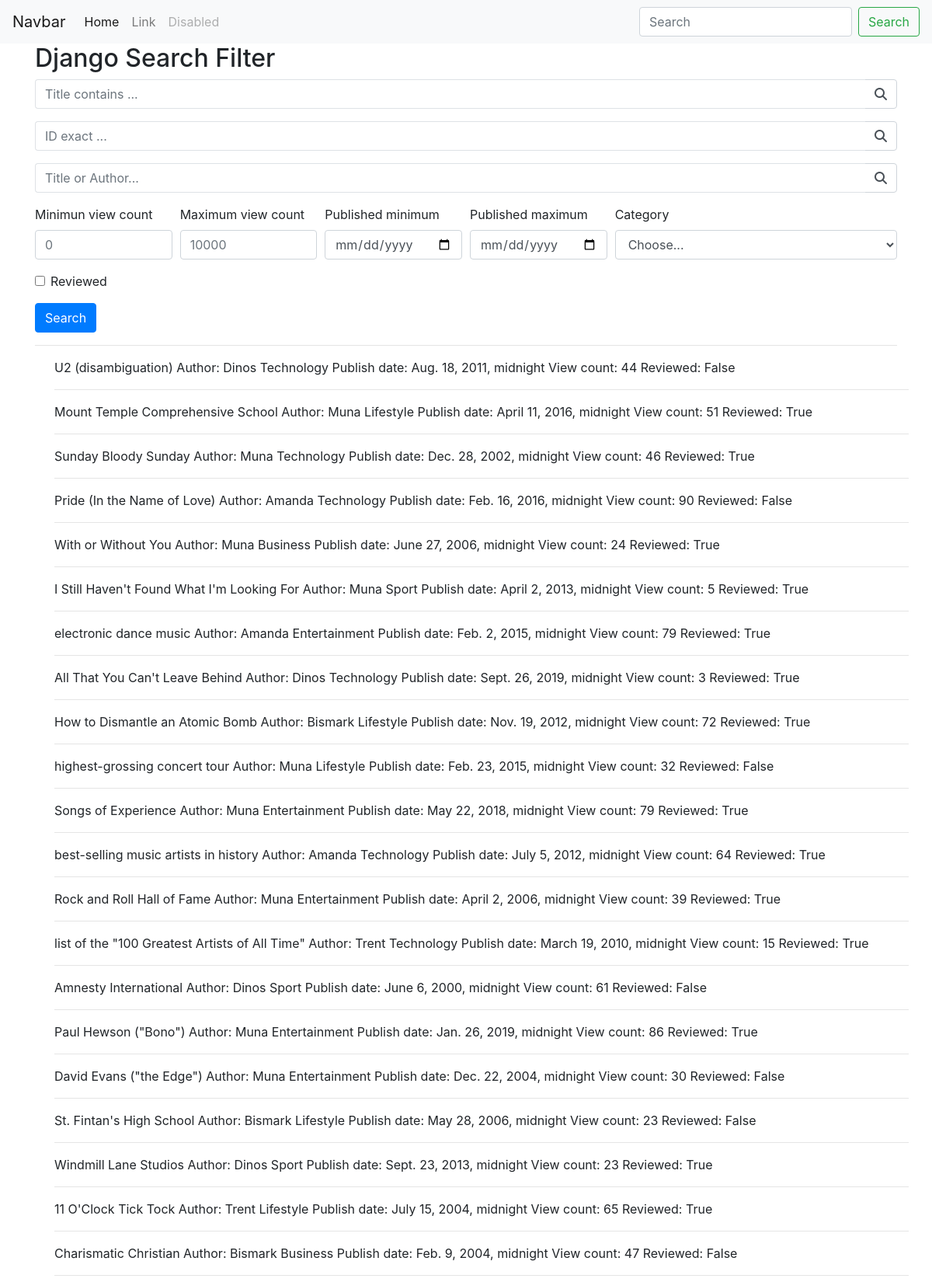
The page / (upper part) on the database its author committed.
### core/models.py (models this page shows, shortened)
class Journal(models.Model):
    title = models.CharField(max_length=120)
    author = models.ForeignKey(Author, on_delete=models.CASCADE)
    categories = models.ManyToManyField(Category)
    publish_date = models.DateTimeField()
    views = models.IntegerField(default=0)
    reviewed = models.BooleanField(default=False)

class Author(models.Model):
    name = models.CharField(max_length=100)

class Category(models.Model):
    name = models.CharField(max_length=100)
    def __str__(self):
        return self.name

### core/views.py (the view)
# urls.py: path('', BootstrapFilterView, name='bootstrap'),
def BootstrapFilterView(request):
    qs = Journal.objects.all()
    title_contains_query = request.GET.get('title_contains')
    id_exact_query = request.GET.get('ID_exact')
    title_or_author_query = request.GET.get('title_or_author')
    view_count_min = request.GET.get('view_count_min')
    view_count_max = request.GET.get('view_count_max')
    date_min = request.GET.get('date_min')
    date_max = request.GET.get('date_max')
    if is_valid_queryparam(title_contains_query):
        qs = qs.filter(title__icontains=title_contains_query)
    elif is_valid_queryparam(id_exact_query):
        qs = qs.filter(id=id_exact_query)
    elif is_valid_queryparam(title_or_author_query):
        qs = qs.filter(Q(title__icontains=title_or_author_query) | Q(
            author__name__icontains=title_or_author_query)).distinct()
    if is_valid_queryparam(view_count_min):
        qs = qs.filter(views__gte=view_count_min)
    if is_valid_queryparam(view_count_max):
        qs = qs.filter(views__lt=view_count_max)
    if is_valid_queryparam(date_min):
        qs = qs.filter(publish_date__gte=date_min)
    if is_valid_queryparam(date_max):
        qs = qs.filter(publish_date__lt=date_max)
    context = {
        'queryset': qs
    }
    return render(request, 'core/bootstrap_form.html', context)

### core/views.py (called while the page is built)
def is_valid_queryparam(param):
    return param != '' and param is not None

### core/templates/core/bootstrap_form.html (shortened to what this page needs)
{% load static %}
<!doctype html>
<html lang="en">
<head>
    <link rel="stylesheet" href="https://stackpath.bootstrapcdn.com/bootstrap/4.3.1/css/bootstrap.min.css"
>
    <link rel="stylesheet" href="{% static 'core/main.css' %}">
</head>
<body>
    <nav class="navbar navbar-expand-lg navbar-light bg-light">
        <a class="navbar-brand" href="#">Navbar</a>
        <div class="collapse navbar-collapse" id="navbarSupportedContent">
            <ul class="navbar-nav mr-auto">
                <li class="nav-item active">
                    <a class="nav-link" href="#">Home <span class="sr-only">(current)</span></a>
                </li>
                <li class="nav-item">
                    <a class="nav-link" href="#">Link</a>
                </li>
                <li class="nav-item">
                    <a class="nav-link disabled" href="#" tabindex="-1" aria-disabled="true">Disabled</a>
                </li>
            </ul>
            <form class="form-inline my-2 my-lg-0">
                <input class="form-control mr-sm-2" type="search" placeholder="Search" aria-label="Search">
                <button class="btn btn-outline-success my-2 my-sm-0" type="submit">Search</button>
            </form>
        </div>
    </nav>
    <div class="container">
        <h2>Django Search Filter</h2>
        <form method="GET" action=".">
            <div class="form-row">
                <div class="form-group col-md-12">
                    <div class="input-group">
                        <input class="form-control py-2 border-right-0 border" type="search" name="title_contains"
                            placeholder="Title contains ..." />
                        <span class="input-group-append">
                            <div class="input-group-text bg-transparent">
                                <i class="fas fa-search"></i>
                            </div>
                        </span>
                    </div>
                </div>
            </div>
            <div class="form-row">
                <div class="form-group col-md-12">
                    <div class="input-group">
                        <input class="form-control py-2 border-right-0 border" type="search" name="ID_exact"
                            placeholder="ID exact ..." />
                        <span class="input-group-append">
                            <div class="input-group-text bg-transparent">
                                <i class="fas fa-search"></i>
                            </div>
                        </span>
                    </div>
                </div>
            </div>
            <div class="form-row">
                <div class="form-group col-md-12">
                    <div class="input-group">
                        <input class="form-control py-2 border-right-0 border" type="search" name="title_or_author"
                            placeholder="Title or Author..." />
                        <span class="input-group-append">
                            <div class="input-group-text bg-transparent">
                                <i class="fas fa-search"></i>
                            </div>
                        </span>
                    </div>
                </div>
            </div>
            <div class="form-row">
                <div class="form-group col-md-2 col-lg-2">
                    <label for="minimum_view_count">Minimun view count</label>
                    <input type="number" min="0" class="form-control" id="minimum_view_count" placeholder="0"
                        name="view_count_min">
                </div>
                <div class="form-group col-md-2 col-lg-2">
                    <label for="maximum_view_count">Maximum view count</label>
                    <input type="number" min="0" class="form-control" id="maximum_view_count" placeholder="10000"
                        name="view_count_max">
                </div>
                <div class="form-group col-md-2 col-lg-2">
                    <label for="publishedDateMin">Published minimum</label>
                    <input type="date" class="form-control" id="publishedDateMin" placeholder="Email" name="date_min">
                </div>
                <div class="form-group col-md-2 col-lg-2">
                    <label for="publishedDateMax">Published maximum</label>
                    <input type="date" class="form-control" id="publishedDateMax" placeholder="Password"
                        name="date_max">
                </div>
                <div class="form-group col-md-4 col-lg-4">
                    <label for="inputState">Category</label>
                    <select id="inputState" class="form-control" name="category">
                        <option selected>Choose...</option>
                    </select>
                </div>
            </div>
            <div class="form-group">
                <div class="form-check">
                    <input class="form-check-input" type="checkbox" id="reviewed" name="reviewed">
                    <label class="form-check-label" for="reviewed">
                        Reviewed
                    </label>
                </div>
            </div>
            <button type="submit" class="btn btn-primary">Search</button>
        </form>
        <hr>
        <div class="row">
            <ul>
                {% for journal in queryset %}
                <li>
                    {{journal.title}}
                    <span>Author: {{journal.author.name}}</span>
                    <span>
                        {% for cat in journal.categories.all %}
                        {{cat}}
                        {%endfor%}
                    </span>
                    <span>Publish date: {{journal.publish_date}}</span>
                    <span>View count: {{journal.views}}</span>
                    <span>Reviewed: {{journal.reviewed}}</span>
                </li>
                <hr>
                {% endfor %}
            </ul>
        </div>
    </div>
</body>
</html>

### core/static/core/main.css (style rules this page uses)
ul { text-decoration: none; list-style-type: none; }

### rows shown on the page
Journal: title "U2 (disambiguation)", author.name "Dinos", publish_date "Aug. 18, 2011, midnight", views "44", reviewed "False"
Category: name "Technology"
Journal: title "Mount Temple Comprehensive School", author.name "Muna", publish_date "April 11, 2016, midnight", views "51", reviewed "True"
Category: name "Lifestyle"
Journal: title "Sunday Bloody Sunday", author.name "Muna", publish_date "Dec. 28, 2002, midnight", views "46", reviewed "True"
Journal: title "Pride (In the Name of Love)", author.name "Amanda", publish_date "Feb. 16, 2016, midnight", views "90", reviewed "False"
Journal: title "With or Without You", author.name "Muna", publish_date "June 27, 2006, midnight", views "24", reviewed "True"
Category: name "Business"
Journal: title "I Still Haven't Found What I'm Looking For", author.name "Muna", publish_date "April 2, 2013, midnight", views "5", reviewed "True"
Category: name "Sport"
Journal: title "electronic dance music", author.name "Amanda", publish_date "Feb. 2, 2015, midnight", views "79", reviewed "True"
Category: name "Entertainment"
Journal: title "All That You Can't Leave Behind", author.name "Dinos", publish_date "Sept. 26, 2019, midnight", views "3", reviewed "True"
Journal: title "How to Dismantle an Atomic Bomb", author.name "Bismark", publish_date "Nov. 19, 2012, midnight", views "72", reviewed "True"
Journal: title "highest-grossing concert tour", author.name "Muna", publish_date "Feb. 23, 2015, midnight", views "32", reviewed "False"
Journal: title "Songs of Experience", author.name "Muna", publish_date "May 22, 2018, midnight", views "79", reviewed "True"
Journal: title "best-selling music artists in history", author.name "Amanda", publish_date "July 5, 2012, midnight", views "64", reviewed "True"
Journal: title "Rock and Roll Hall of Fame", author.name "Muna", publish_date "April 2, 2006, midnight", views "39", reviewed "True"
Journal: title "list of the \"100 Greatest Artists of All Time\"", author.name "Trent", publish_date "March 19, 2010, midnight", views "15", reviewed "True"
Journal: title "Amnesty International", author.name "Dinos", publish_date "June 6, 2000, midnight", views "61", reviewed "False"
Journal: title "Paul Hewson (\"Bono\")", author.name "Muna", publish_date "Jan. 26, 2019, midnight", views "86", reviewed "True"
Journal: title "David Evans (\"the Edge\")", author.name "Muna", publish_date "Dec. 22, 2004, midnight", views "30", reviewed "False"
Journal: title "St. Fintan's High School", author.name "Bismark", publish_date "May 28, 2006, midnight", views "23", reviewed "False"
Journal: title "Windmill Lane Studios", author.name "Dinos", publish_date "Sept. 23, 2013, midnight", views "23", reviewed "True"
Journal: title "11 O'Clock Tick Tock", author.name "Trent", publish_date "July 15, 2004, midnight", views "65", reviewed "True"
Journal: title "Charismatic Christian", author.name "Bismark", publish_date "Feb. 9, 2004, midnight", views "47", reviewed "False"
